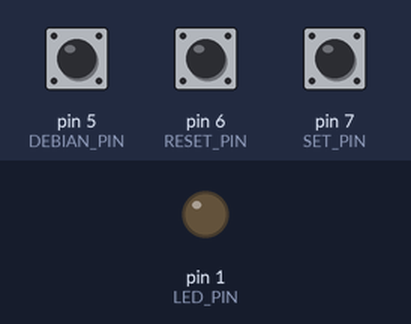
The program below on a simulated Arduino Uno, built with avr-gcc and run on an emulated ATmega328P. On the bench: output pins drawn as LEDs (lit = HIGH). Dashed ring = blinking. The inputs (shaded band) are chosen by the test bench; at power-on: pin 5 (DEBIAN_PIN) HIGH, pin 6 (RESET_PIN) HIGH, pin 7 (SET_PIN) HIGH.

Above: at 1.2 s.
1.3 s: pin 5 (DEBIAN_PIN) pulled LOW for 1 s
At 3.3 s:
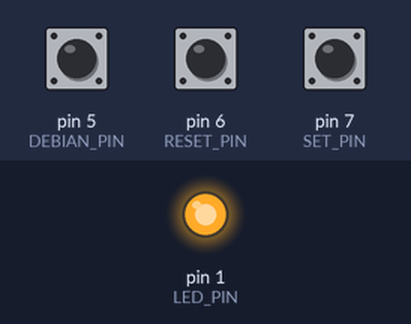
3.8 s: pin 5 (DEBIAN_PIN) pulled LOW for 0.15 s
At 4.6 s:
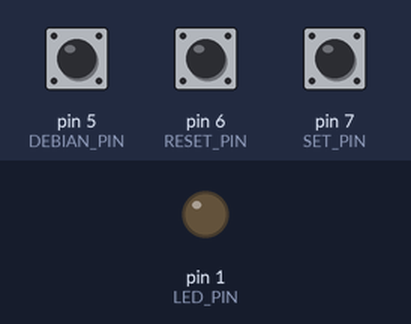
5.4 s: pin 5 (DEBIAN_PIN) pulled LOW for 3.2 s
At 5.5 s:
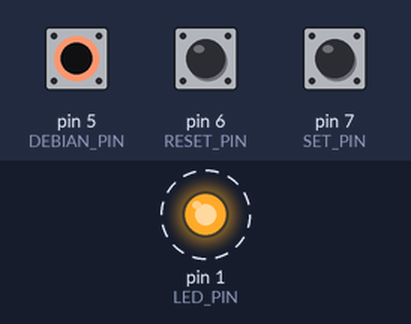
Timing chart, 0 to 9.9 s (numbered marks = the images above; inputs shaded):
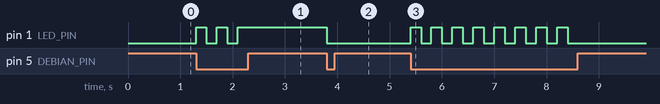

The program:

main.cpp
```cpp
#include <Arduino.h>

#define LED_PIN 1
#define SET_PIN 7
#define RESET_PIN 6
#define DEBIAN_PIN 5

bool ledstate = false;

void setup() {
  pinMode(LED_PIN, OUTPUT);
  pinMode(SET_PIN, INPUT_PULLUP);
  pinMode(RESET_PIN, INPUT_PULLUP);
  pinMode(DEBIAN_PIN, INPUT_PULLUP);

  digitalWrite(LED_PIN, LOW);  // تأكد أن الـ LED يبدأ مطفأ
}

void loop() {
  // زر SET: يضيء الـ LED
  if (digitalRead(SET_PIN) == LOW) {
    ledstate = true;
    digitalWrite(LED_PIN, ledstate);  // استخدم HIGH بدلاً من ledstate
    delay(200);  // زود التأخير إلى 1 ثانية
  }

  // زر RESET: يطفئ الـ LED
  if (digitalRead(RESET_PIN) == LOW) {
    ledstate = false;
    digitalWrite(LED_PIN, ledstate);  // استخدم LOW بدلاً من ledstate
    delay(200);  // زود التأخير إلى 1 ثانية
  }

  // زر DEBIAN: يقلب حالة الـ LED
  if (digitalRead(DEBIAN_PIN) == LOW) {
    ledstate = !ledstate;
    digitalWrite(LED_PIN, ledstate);
    delay(200);  // زود التأخير إلى 1 ثانية
  }

   // ✅ استخدم 50ms بدلاً من 10ms
}
```

Measured:
- after the input at 1.3 s, pin 1 (LED_PIN): alternates HIGH for 0.20 s and LOW for 0.20 s, 5 changes in all, then stays HIGH, starting at once
- after the input at 3.8 s, pin 1 (LED_PIN): HIGH → LOW at once
- after the input at 5.4 s, pin 1 (LED_PIN): alternates HIGH for 0.20 s and LOW for 0.20 s, 16 changes in all, then stays LOW, starting at once
